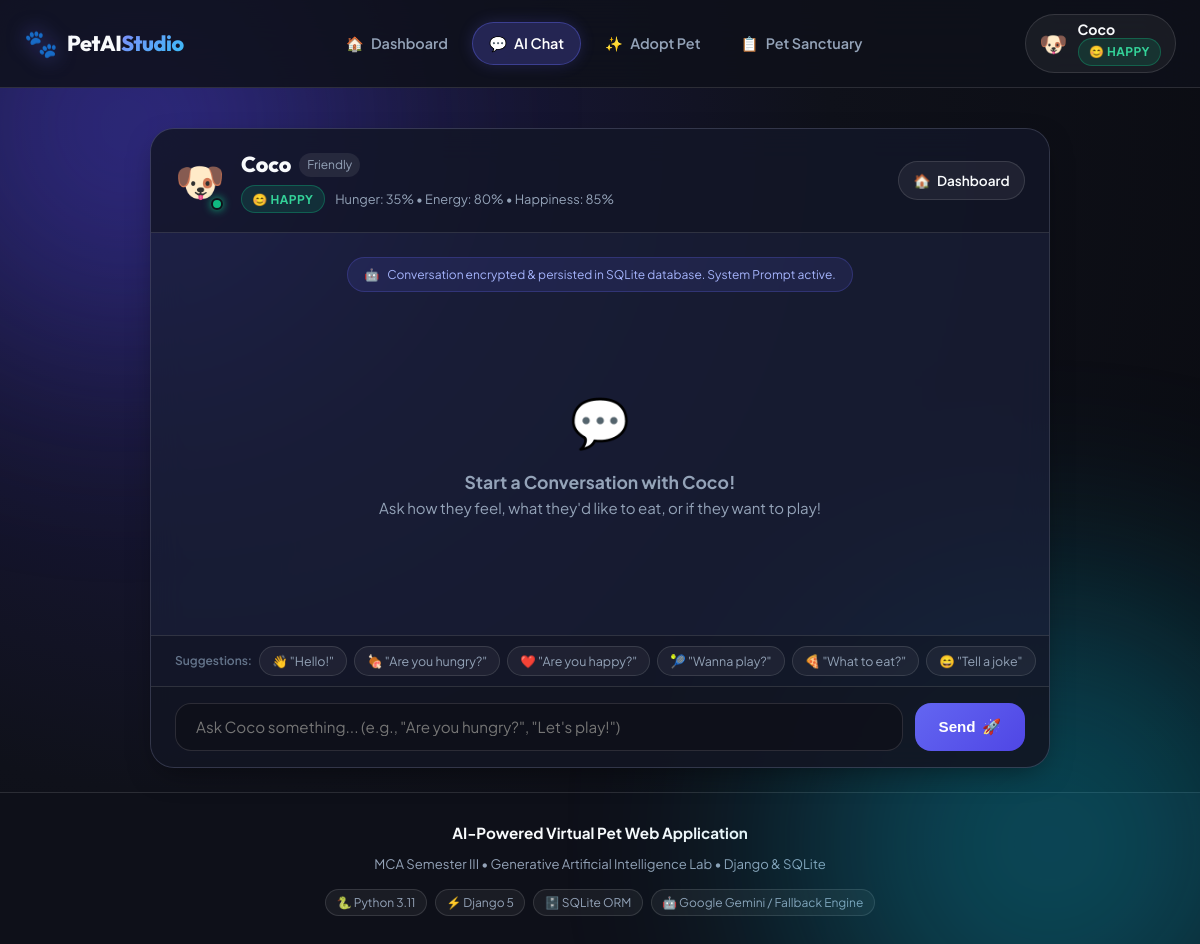
Page /chat/ (signed in) on the committed database.
### pet/models.py (models this page shows, shortened)
class Pet(models.Model):
    PET_TYPE_CHOICES = [
        ('Cat', 'Cat 🐱'),
        ('Dog', 'Dog 🐶'),
        ('Rabbit', 'Rabbit 🐰'),
        ('Panda', 'Panda 🐼'),
    ]
    PERSONALITY_CHOICES = [
        ('Friendly', 'Friendly 😊'),
        ('Playful', 'Playful 🎾'),
        ('Shy', 'Shy 🙈'),
        ('Curious', 'Curious 🔍'),
    ]
    MOOD_CHOICES = [
        ('Happy', 'Happy 😊'),
        ('Excited', 'Excited 🤩'),
        ('Hungry', 'Hungry 🍖'),
        ('Sleepy', 'Sleepy 😴'),
        ('Sad', 'Sad 🥺'),
        ('Playful', 'Playful 🎾'),
        ('Neutral', 'Neutral 😐'),
    ]
    name = models.CharField(max_length=60, help_text="The pet's customizable name")
    pet_type = models.CharField(max_length=20, choices=PET_TYPE_CHOICES, default='Cat')
    personality = models.CharField(max_length=20, choices=PERSONALITY_CHOICES, default='Friendly')
    hunger = models.IntegerField(
        default=30,
        validators=[MinValueValidator(0), MaxValueValidator(100)],
        help_text="0 (Full) to 100 (Starving)"
    )
    happiness = models.IntegerField(
        default=80,
        validators=[MinValueValidator(0), MaxValueValidator(100)],
        help_text="0 (Very Unhappy) to 100 (Very Happy)"
    )
    energy = models.IntegerField(
        default=80,
        validators=[MinValueValidator(0), MaxValueValidator(100)],
        help_text="0 (Exhausted) to 100 (Fully Energetic)"
    )
    mood = models.CharField(max_length=20, choices=MOOD_CHOICES, default='Happy')
    created_at = models.DateTimeField(auto_now_add=True)
    updated_at = models.DateTimeField(auto_now=True)
    class Meta:
        ordering = ['-created_at']
        verbose_name = 'Virtual Pet'
        verbose_name_plural = 'Virtual Pets'
    @property
    def pet_emoji(self):
        emoji_map = {
            'Cat': '🐱',
            'Dog': '🐶',
            'Rabbit': '🐰',
            'Panda': '🐼',
        }
        return emoji_map.get(self.pet_type, '🐾')
    @property
    def mood_emoji(self):
        mood_map = {
            'Happy': '😊',
            'Excited': '🤩',
            'Hungry': '🤤',
            'Sleepy': '😴',
            'Sad': '🥺',
            'Playful': '🎾',
            'Neutral': '😐',
        }
        return mood_map.get(self.mood, '😊')
    @property
    def mood_badge_class(self):
        return f"badge-mood-{self.mood.lower()}"

### pet/views.py (the view, shortened to what this page needs)
# urls.py: path('chat/', views.chat_view, name='chat'),
def chat_view(request):
    pet = get_current_pet(request)
    if not pet:
        return redirect('create_pet')
    chat_messages = pet.interactions.filter(interaction_type='CHAT').order_by('created_at')
    chat_form = ChatMessageForm()
    context = {
        'pet': pet,
        'chat_messages': chat_messages,
        'chat_form': chat_form,
    }
    return render(request, 'pet/chat.html', context)

### pet/forms.py
class ChatMessageForm(forms.Form):
    message = forms.CharField(
        max_length=500,
        widget=forms.TextInput(attrs={
            'class': 'chat-input-field',
            'placeholder': 'Ask Coco something... (e.g., "Are you hungry?", "Let\'s play!")',
            'autocomplete': 'off',
            'required': True,
            'id': 'chat-user-message-input',
        })
    )

### pet/views.py (called while the page is built)
def get_current_pet(request):
    pet_id = request.session.get('active_pet_id')
    if pet_id:
        try:
            return Pet.objects.get(id=pet_id)
        except Pet.DoesNotExist:
            pass
    pet = Pet.objects.first()
    if pet:
        request.session['active_pet_id'] = pet.id
    return pet

### pet/templates/pet/chat.html (shortened to what this page needs)
{% extends 'pet/base.html' %}
{% load static %}
{% block content %}
<div class="chat-page-container">
    <div class="chat-window-card glass-panel" id="chat-window-card">
        <div class="chat-header-bar">
            <div class="chat-header-pet-profile">
                <div class="chat-avatar-wrapper">
                    <span class="chat-avatar-emoji">{{ pet.pet_emoji }}</span>
                    <span class="online-indicator" title="Online & Attentive"></span>
                </div>
                <div class="chat-header-details">
                    <div class="name-row">
                        <h1 class="chat-pet-name">{{ pet.name }}</h1>
                        <span class="chat-personality-tag">{{ pet.personality }}</span>
                    </div>
                    <div class="chat-status-row">
                        <span class="mood-pill {{ pet.mood_badge_class }}">
                            {{ pet.mood_emoji }} {{ pet.mood }}
                        </span>
                        <span class="chat-status-text">
                            Hunger: {{ pet.hunger }}% &bull; Energy: {{ pet.energy }}% &bull; Happiness: {{ pet.happiness }}%
                        </span>
                    </div>
                </div>
            </div>
            <div class="chat-header-actions">
                <a href="{% url 'home' %}" class="btn-chat-nav" title="Back to Dashboard">
                    <span>🏠</span> Dashboard
                </a>
            </div>
        </div>
        <div class="chat-messages-viewport" id="chat-messages-container">
            <div class="chat-system-notice">
                <span class="system-icon">🤖</span>
                <span>Conversation encrypted & persisted in SQLite database. System Prompt active.</span>
            </div>
            {% for msg in chat_messages %}
                {% if msg.user_message %}
                <div class="chat-bubble-row user-row">
                    <div class="chat-bubble user-bubble">
                        <div class="bubble-header">
                            <span class="bubble-sender">You</span>
                            <span class="bubble-time">{{ msg.created_at|date:"H:i" }}</span>
                        </div>
                        <p class="bubble-text">{{ msg.user_message }}</p>
                    </div>
                </div>
                {% endif %}
                <div class="chat-bubble-row pet-row">
                    <div class="bubble-avatar-col">
                        <span class="bubble-pet-avatar">{{ pet.pet_emoji }}</span>
                    </div>
                    <div class="chat-bubble pet-bubble">
                        <div class="bubble-header">
                            <span class="bubble-sender">{{ pet.name }}</span>
                            <div class="bubble-meta-tags">
                                <span class="bubble-time">{{ msg.created_at|date:"H:i" }}</span>
                                {% if msg.is_ai_generated %}
                                    <span class="tag-ai-badge">✨ AI Generated</span>
                                {% else %}
                                    <span class="tag-fallback-badge">🐾 Pet Instinct</span>
                                {% endif %}
                            </div>
                        </div>
                        <p class="bubble-text">{{ msg.pet_response }}</p>
                    </div>
                </div>
            {% empty %}
                <div class="chat-empty-state" id="chat-empty-state">
                    <span class="empty-icon">💬</span>
                    <h3>Start a Conversation with {{ pet.name }}!</h3>
                    <p>Ask how they feel, what they'd like to eat, or if they want to play!</p>
                </div>
            {% endfor %}
        </div>
        <div class="chat-suggestions-tray">
            <span class="suggestion-label">Suggestions:</span>
            <button type="button" class="suggestion-chip" onclick="sendSuggestion('Hello! How are you?')">👋 "Hello!"</button>
            <button type="button" class="suggestion-chip" onclick="sendSuggestion('Are you hungry?')">🍖 "Are you hungry?"</button>
            <button type="button" class="suggestion-chip" onclick="sendSuggestion('Are you happy?')">❤️ "Are you happy?"</button>
            <button type="button" class="suggestion-chip" onclick="sendSuggestion('Do you want to play?')">🎾 "Wanna play?"</button>
            <button type="button" class="suggestion-chip" onclick="sendSuggestion('What do you want to eat?')">🍕 "What to eat?"</button>
            <button type="button" class="suggestion-chip" onclick="sendSuggestion('Tell me a funny joke!')">😄 "Tell a joke"</button>
        </div>
        <div class="chat-input-bar">
            <form action="{% url 'chat' %}" method="POST" class="chat-submit-form" id="chat-form">
                <div class="input-controls-wrapper">
                    {{ chat_form.message }}
                    <button type="submit" class="chat-send-button" id="chat-send-btn">
                        <span class="send-text">Send</span>
                        <span class="send-icon">🚀</span>
                    </button>
                </div>
            </form>
        </div>
    </div>
</div>
{% endblock %}

### pet/templates/pet/base.html (shortened to what this page needs)
<!DOCTYPE html>
<html lang="en">
<head>
    {% load static %}
    <link rel="stylesheet" href="{% static 'pet/css/style.css' %}">
</head>
<body>
    <div class="glow-orb orb-1"></div>
    <div class="glow-orb orb-2"></div>
    <header class="app-header">
        <div class="header-container">
            <a href="{% url 'home' %}" class="brand-logo" id="nav-brand-logo">
                <span class="brand-icon">🐾</span>
                <span class="brand-text">PetAI<span class="brand-accent">Studio</span></span>
            </a>
            <nav class="nav-links">
                <a href="{% url 'home' %}" class="nav-item {% if request.resolver_match.url_name == 'home' %}active{% endif %}" id="nav-home-link">
                    <span class="nav-icon">🏠</span> Dashboard
                </a>
                <a href="{% url 'chat' %}" class="nav-item {% if request.resolver_match.url_name == 'chat' %}active{% endif %}" id="nav-chat-link">
                    <span class="nav-icon">💬</span> AI Chat
                </a>
                <a href="{% url 'create_pet' %}" class="nav-item {% if request.resolver_match.url_name == 'create_pet' %}active{% endif %}" id="nav-create-link">
                    <span class="nav-icon">✨</span> Adopt Pet
                </a>
                <a href="{% url 'list_pets' %}" class="nav-item {% if request.resolver_match.url_name == 'list_pets' %}active{% endif %}" id="nav-pets-link">
                    <span class="nav-icon">📋</span> Pet Sanctuary
                </a>
            </nav>
            {% if pet %}
            <div class="header-pet-status" id="header-pet-badge">
                <span class="header-pet-avatar">{{ pet.pet_emoji }}</span>
                <div class="header-pet-info">
                    <span class="header-pet-name">{{ pet.name }}</span>
                    <span class="header-pet-mood mood-pill {{ pet.mood_badge_class }}">
                        {{ pet.mood_emoji }} {{ pet.mood }}
                    </span>
                </div>
            </div>
            {% endif %}
        </div>
    </header>
    <main class="main-content">
        {% block content %}{% endblock %}
    </main>
    <footer class="app-footer">
        <div class="footer-container">
            <p class="footer-title">AI-Powered Virtual Pet Web Application</p>
            <p class="footer-subtitle">MCA Semester III &bull; Generative Artificial Intelligence Lab &bull; Django & SQLite</p>
            <div class="footer-badges">
                <span class="tech-tag">🐍 Python 3.11</span>
                <span class="tech-tag">⚡ Django 5</span>
                <span class="tech-tag">🗄️ SQLite ORM</span>
                <span class="tech-tag">🤖 Google Gemini / Fallback Engine</span>
            </div>
        </div>
    </footer>
</body>
</html>

### rows in the picture
Pet: pet_emoji "🐶", name "Coco", mood_emoji "😊", mood "HAPPY", personality "Friendly", hunger "35", energy "80", happiness "85"
